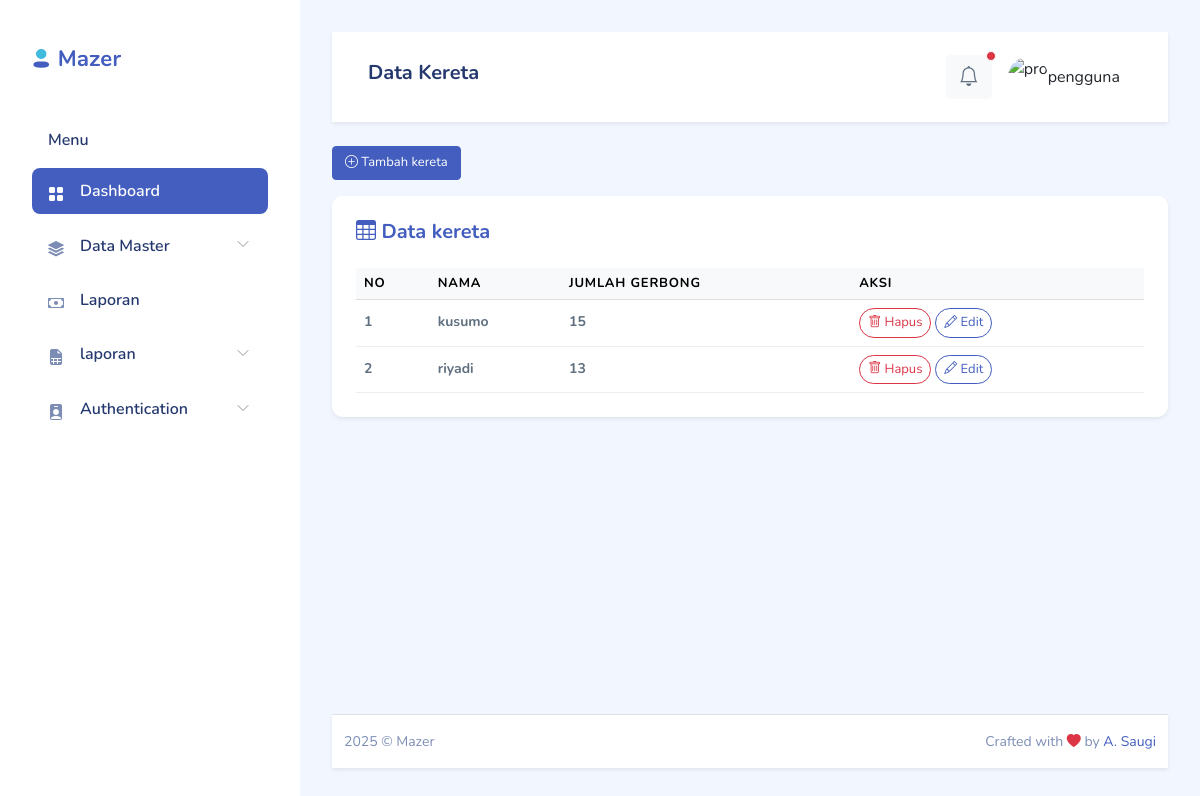
Screenshot of /index.php/admin/kereta with the database file from the repository.
### tables this page shows
CREATE TABLE `kereta` (
  `kereta_id` int(11) NOT NULL,
  `nama` varchar(100) DEFAULT NULL,
  `jumlah_gerbong` int(11) DEFAULT NULL
);

### application/libraries/template.php (called while the page is built, shortened)
<?php
class Template {
    private $data = [];
    public function load($template, $view, $view_data = [], $return = false) {
        $CI = &get_instance();
        $this->data['contents'] = $CI->load->view($view, $view_data, true);
        return $CI->load->view($template, $this->data, $return);
    }
}

### application/controllers/admin/kereta.php (called while the page is built, shortened)
<?php
class Kereta extends CI_Controller {
    public function index() {
        $this->db->from('kereta');
        $this->db->order_by('nama', 'ASC');
        $kereta = $this->db->get()->result_array();
        $data = array(
            'judul_halaman' => 'Data Kereta',
            'kereta' => $kereta
        );
        $this->template->load('template', 'admin/data_kereta', $data);
    }
}

### index.php (called while the page is built, shortened)
<?php
require_once BASEPATH.'core/CodeIgniter.php';

### application/views/admin/data_kereta.php (the view, shortened to what this page needs)
<button type="button" class="btn btn-primary mb-3" data-bs-toggle="modal" data-bs-target="#tambahkeretaModal">
  <i class="bi bi-plus-circle"></i> Tambah kereta
</button>
<div class="card shadow-sm border-0 rounded-4">
  <div class="card-header bg-white border-0 d-flex justify-content-between align-items-center">
    <h5 class="mb-0 text-primary fw-bold"><i class="bi bi-table"></i> Data kereta</h5>
  </div>
  <div class="card-body">
    <div class="table-responsive">
      <table class="table table-hover align-middle mb-0">
        <thead class="table-light">
          <tr>
            <th>No</th>
            <th>Nama </th>
            <th>Jumlah Gerbong</th>
            <th>Aksi</th>
          </tr>
        </thead>
        <tbody>
                <?php $no = 1; foreach ($kereta as $aa) : ?>
                <tr>
                    <td style="font-size: 14px;"><?= $no++ ?></td>
                    <td style="font-size: 14px;"><?= $aa['nama'] ?></td>
                    <td style="font-size: 14px;"><?= $aa['jumlah_gerbong'] ?></td>
                    <td>
                        <a href="javascript:void(0)" onclick="konfirmasiHapus('<?= site_url('admin/kereta/delete_data/' . $aa['kereta_id']); ?>')" class="btn btn-sm btn-outline-danger rounded-pill">
                            <i class="bi bi-trash"></i> Hapus
                        </a>
                        <a href="<?= site_url('admin/kereta/edit/' . $aa['kereta_id']); ?>" class="btn btn-sm btn-outline-primary rounded-pill">
                            <i class="bi bi-pencil"></i> Edit
                        </a>
                    </td>
                </tr>
                <?php endforeach; ?>
            </tbody>
      </table>
    </div>
  </div>
</div>

### application/views/template.php (style rules this page uses)
html, body { height: 100%; margin: 0; display: flex; flex-direction: column; }

### application/views/admin/data_kereta.php (style rules this page uses)
.table thead th { font-size: 13px; text-transform: uppercase; letter-spacing: 0.05rem; }
.table tbody td { font-size: 14px; }
.btn { font-size: 13px; }

### rows the page displays
kereta: nama "kusumo", jumlah_gerbong "15"
kereta: nama "riyadi", jumlah_gerbong "13"

### other values shown
$judul_halaman "Data Kereta"
$this->session->userdata('nama') "pengguna"
